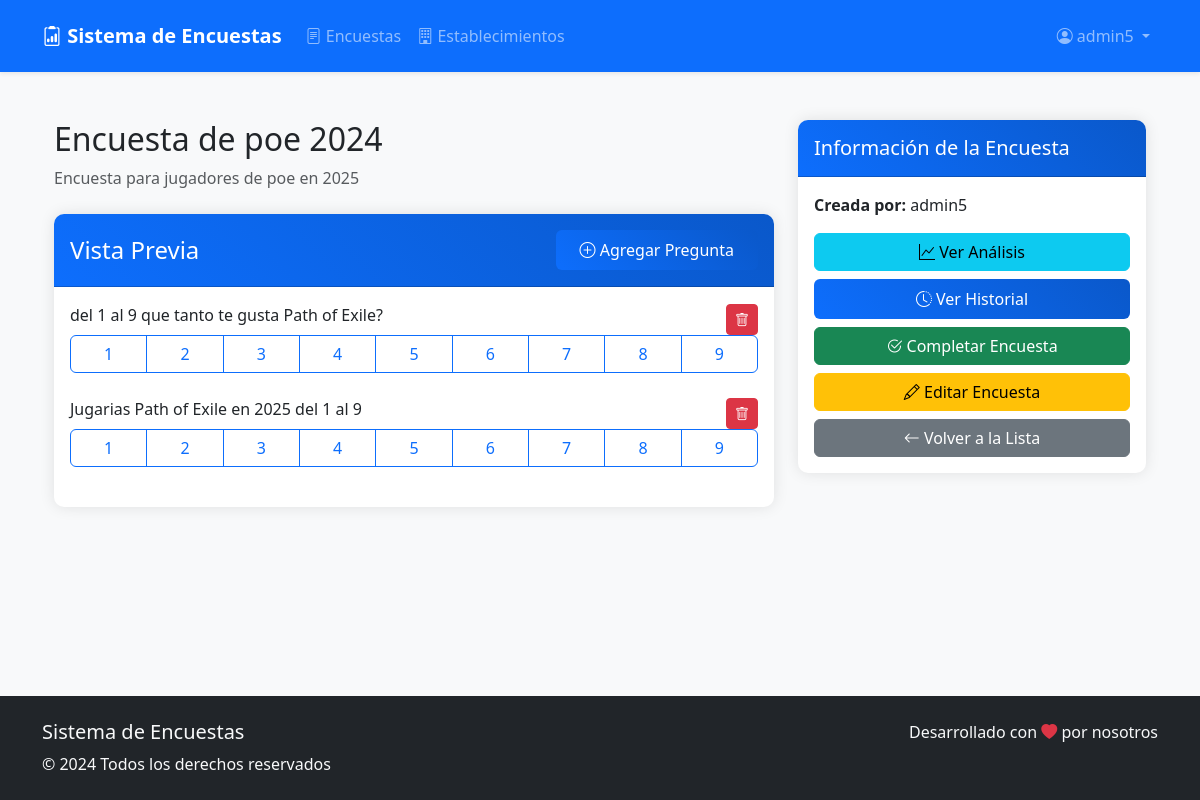
/detalle_formulario/4/ (signed in), run on the app's committed database.
### home/models.py (models this page shows, shortened)
class Encuesta(models.Model):
    Titulo = models.CharField(max_length=60)
    Descripcion = models.CharField(max_length=60, blank=True, null=True)
    ID_Administrador = models.ForeignKey(Administrador, on_delete=models.CASCADE,blank=True, null=True)
    class Meta:
        db_table = 'encuesta'

class Pregunta(models.Model):
    Titulo = models.CharField(max_length=60)
    ID_Encuesta = models.ForeignKey(Encuesta, on_delete=models.CASCADE)
    class Meta:
        db_table = 'pregunta'

class Administrador(models.Model):
    ID_Administrador = models.OneToOneField(User, on_delete=models.CASCADE, primary_key=True)
    Nombre = models.CharField(max_length=35)
    Usuario = models.CharField(max_length=40, unique=True)
    ID_Establecimiento = models.ForeignKey(Establecimiento, on_delete=models.CASCADE ,blank=True, null=True)
    class Meta:
        db_table = 'administrador'

### home/views.py (the view)
# urls.py: path('detalle_formulario/<int:id>/', login_required(views.detalle_formulario), name='detalle_formulario'),
def detalle_formulario(request, id):
    encuesta = get_object_or_404(Encuesta, id=id)
    preguntas = Pregunta.objects.filter(ID_Encuesta=encuesta)
    if request.method == 'POST':
        pregunta_form = PreguntaForm(request.POST)
        if pregunta_form.is_valid():
            pregunta = pregunta_form.save(commit=False)
            pregunta.ID_Encuesta = encuesta
            pregunta.save()
            administrador = Administrador.objects.get(ID_Administrador=request.user)
            log = Log(
                ID_Encuesta=encuesta,
                ID_Administrador=administrador,
                Modificacion=f"Agregada nueva pregunta: {pregunta.Titulo}"
            )
            log.save()
            messages.success(request, 'Pregunta agregada exitosamente')
            return redirect('detalle_formulario', id=id)
    else:
        pregunta_form = PreguntaForm()
    context = {
        'encuesta': encuesta,
        'preguntas': preguntas,
        'pregunta_form': pregunta_form
    }
    return render(request, 'detalle_formulario.html', context)

### home/templates/detalle_formulario.html (shortened to what this page needs)
{% extends 'base.html' %}
{% block content %}
<div class="container mt-4">
    <div class="row">
        <div class="col-md-8">
            <h2>{{ encuesta.Titulo }}</h2>
            <p class="text-muted">{{ encuesta.Descripcion }}</p>
            <div class="card mt-4">
                <div class="card-header d-flex justify-content-between align-items-center">
                    <h4 class="mb-0">Vista Previa</h4>
                    <button class="btn btn-primary" type="button" data-bs-toggle="collapse" data-bs-target="#agregarPregunta">
                        <i class="bi bi-plus-circle"></i> Agregar Pregunta
                    </button>
                </div>
                <div class="card-body">
                    {% if preguntas %}
                        <form id="previewForm">
                            {% for pregunta in preguntas %}
                            <div class="mb-4">
                                <div class="d-flex justify-content-between align-items-center">
                                    <label class="form-label">{{ pregunta.Titulo }}</label>
                                    <button type="button"
                                            onclick="eliminarPregunta('{{ pregunta.id }}', '{{ pregunta.Titulo }}')"
                                            class="btn btn-danger btn-sm">
                                        <i class="bi bi-trash"></i>
                                    </button>
                                </div>
                                <div class="btn-group w-100" role="group">
                                    {% for i in "123456789"|make_list %}
                                    <label class="btn btn-outline-primary" for="p{{ pregunta.id }}_{{ i }}">{{ i }}</label>
                                    {% endfor %}
                                </div>
                            </div>
                            {% endfor %}
                        </form>
                    {% else %}
                        <div class="alert alert-info">
                            No hay preguntas agregadas a esta encuesta.
                        </div>
                    {% endif %}
                </div>
            </div>
        </div>
        <div class="col-md-4">
            <div class="card">
                <div class="card-header">
                    <h5 class="mb-0">Información de la Encuesta</h5>
                </div>
                <div class="card-body">
                    <p><strong>Creada por:</strong> {{ encuesta.ID_Administrador.Nombre }}</p>
                    <div class="d-grid gap-2">
                        <a href="{% url 'analisis_formulario' encuesta.id %}" class="btn btn-info">
                            <i class="bi bi-graph-up"></i> Ver Análisis
                        </a>
                        <a href="{% url 'log_formulario' encuesta.id %}" class="btn btn-primary">
                            <i class="bi bi-clock-history"></i> Ver Historial
                        </a>
                        <a href="{% url 'completar_formulario' encuesta.id %}" class="btn btn-success">
                            <i class="bi bi-check2-circle"></i> Completar Encuesta
                        </a>
                        <a href="{% url 'editar_formulario' encuesta.id %}" class="btn btn-warning">
                            <i class="bi bi-pencil"></i> Editar Encuesta
                        </a>
                        <a href="{% url 'lista_formulario' %}" class="btn btn-secondary">
                            <i class="bi bi-arrow-left"></i> Volver a la Lista
                        </a>
                    </div>
                </div>
            </div>
        </div>
    </div>
</div>
{% endblock %}

### home/templates/base.html (shortened to what this page needs)
<!DOCTYPE html>
<html lang="es">
<head>
    {% load static %}
    <link href="https://cdn.jsdelivr.net/npm/bootstrap@5.3.0/dist/css/bootstrap.min.css" rel="stylesheet">
    <link rel="stylesheet" href="https://cdn.jsdelivr.net/npm/bootstrap-icons@1.11.0/font/bootstrap-icons.css">
    <link rel="stylesheet" href="{% static 'home/css/style.css' %}">
</head>
<body class="bg-light">
    <nav class="navbar navbar-expand-lg navbar-dark bg-primary shadow-sm">
        <div class="container">
            <a class="navbar-brand" href="{% url 'home' %}">
                <i class="bi bi-clipboard2-data"></i> Sistema de Encuestas
            </a>
            <div class="collapse navbar-collapse" id="navbarNav">
                <ul class="navbar-nav me-auto">
                    {% if user.is_authenticated %}
                        <li class="nav-item">
                            <a class="nav-link" href="{% url 'lista_formulario' %}">
                                <i class="bi bi-file-text"></i> Encuestas
                            </a>
                        </li>
                        <li class="nav-item">
                            <a class="nav-link" href="#">
                                <i class="bi bi-building"></i> Establecimientos
                            </a>
                        </li>
                    {% endif %}
                </ul>
                <ul class="navbar-nav">
                    {% if user.is_authenticated %}
                        <li class="nav-item dropdown">
                            <a class="nav-link dropdown-toggle" href="#" role="button" data-bs-toggle="dropdown">
                                <i class="bi bi-person-circle"></i> {{ user.username }}
                            </a>
                        </li>
                    {% else %}
                        <li class="nav-item">
                            <a class="nav-link" href="{% url 'login' %}">
                                <i class="bi bi-box-arrow-in-right"></i> Iniciar Sesión
                            </a>
                        </li>
                    {% endif %}
                </ul>
            </div>
        </div>
    </nav>
    <main class="container py-4">
        {% block content %}
        {% endblock %}
    </main>
    <footer class="bg-dark text-light py-4 mt-5">
        <div class="container">
            <div class="row">
                <div class="col-md-6">
                    <h5>Sistema de Encuestas</h5>
                    <p class="mb-0">© 2024 Todos los derechos reservados</p>
                </div>
                <div class="col-md-6 text-md-end">
                    <p class="mb-0">Desarrollado con <i class="bi bi-heart-fill text-danger"></i> por nosotros</p>
                </div>
            </div>
        </div>
    </footer>
</body>
</html>

### home/static/home/css/style.css (style rules this page uses)
body { min-height: 100vh; display: flex; flex-direction: column; margin: 0; }
main { flex: 1 0 auto; }
footer { flex-shrink: 0; margin-top: auto; }
.card { border: none; border-radius: 10px; box-shadow: 0 0 15px rgba(0,0,0,0.1); transition: transform 0.3s ease, box-shadow 0.3s ease; }
.card-header { background: linear-gradient(45deg, #0d6efd, #0a58ca); color: white; border-radius: 10px 10px 0 0 !important; padding: 1rem; }
.btn-primary { background: linear-gradient(45deg, #0d6efd, #0a58ca); border: none; padding: 0.5rem 1.5rem; }
.navbar { padding: 1rem 0; }
.navbar-brand { font-weight: bold; }
.nav-link { padding: 0.5rem 1rem; transition: color 0.3s ease; }

### data on the page
Encuesta: Titulo "Encuesta de poe 2024", Descripcion "Encuesta para jugadores de poe en 2025", ID_Administrador.Nombre "admin5"
Pregunta: Titulo "del 1 al 9 que tanto te gusta Path of Exile?", make_list "1" "2" "3" "4" "5" "6" "7" "8" "9"
Pregunta: Titulo "Jugarias Path of Exile en 2025 del 1 al 9", make_list "1" "2" "3" "4" "5" "6" "7" "8" "9"

### other printed values
{{ user.username }} "admin5"
